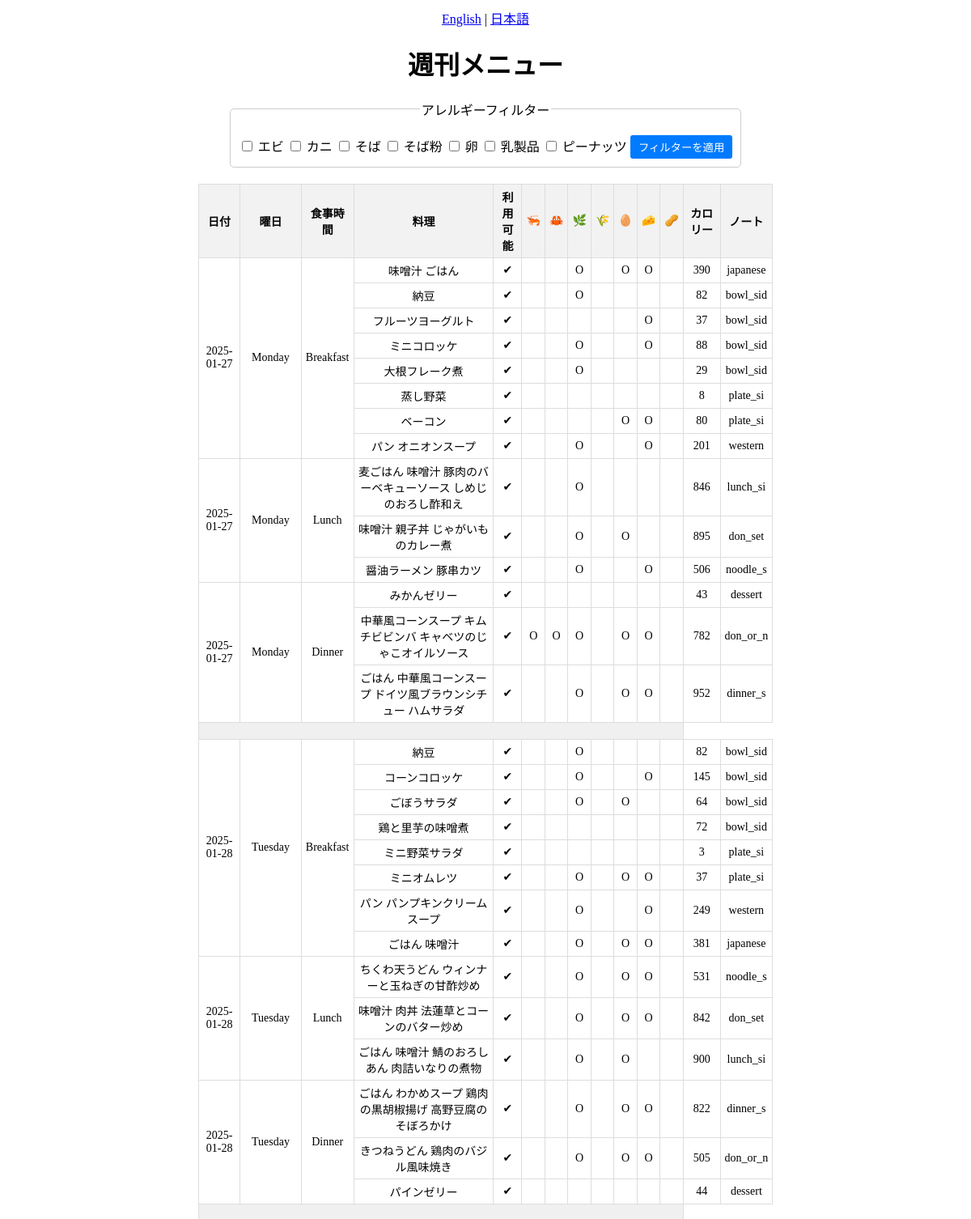
The page /website/menu.php?lang=ja (signed in, upper part) on the database its author committed.
### tables this page shows
CREATE TABLE `weekly_menu` (
  `id` int(11) NOT NULL,
  `date` date DEFAULT NULL,
  `day_of_week` enum('Monday','Tuesday','Wednesday','Thursday','Friday','Saturday','Sunday') NOT NULL,
  `meal_time` enum('breakfast','lunch','dinner') NOT NULL,
  `meal_type` varchar(8) NOT NULL,
  `dish` varchar(255) NOT NULL,
  `calories` int(11) DEFAULT NULL,
  `created_at` timestamp NOT NULL DEFAULT current_timestamp(),
  `updated_at` timestamp NOT NULL DEFAULT current_timestamp() ON UPDATE current_timestamp(),
  `allergen_shrimp` tinyint(1) DEFAULT 0,
  `allergen_crab` tinyint(1) DEFAULT 0,
  `allergen_buckwheat` tinyint(1) DEFAULT 0,
  `allergen_soba` tinyint(1) DEFAULT 0,
  `allergen_egg` tinyint(1) DEFAULT 0,
  `allergen_dairy` tinyint(1) DEFAULT 0,
  `allergen_peanuts` tinyint(1) DEFAULT 0,
  `is_available` tinyint(1) NOT NULL DEFAULT 0
);

### website/menu.php (the view, shortened to what this page needs)
<?php
$filters = isset($_GET['filters']) ? $_GET['filters'] : [];
$conn = new mysqli('localhost', 'root', '', 'student_meals_db');
$whereSQL = '';
$sql = "SELECT
            date,
            day_of_week,
            meal_time,
            dish,
            is_available,
            allergen_shrimp,
            allergen_crab,
            allergen_buckwheat,
            allergen_soba,
            allergen_egg,
            allergen_dairy,
            allergen_peanuts,
            calories,
            meal_type
        FROM weekly_menu
        $whereSQL
        ORDER BY FIELD(day_of_week, 'Monday', 'Tuesday', 'Wednesday', 'Thursday', 'Friday', 'Saturday', 'Sunday'), meal_time";
$result = $conn->query($sql);
$menu = [];
if ($result->num_rows > 0) {
    while ($row = $result->fetch_assoc()) {
        $menu[$row['day_of_week']][$row['meal_time']][] = $row;
    }
} else {
    $menu = [];
}
$lang = $_SESSION['lang'] == 'ja' ? [
    'title' => '週刊メニュー',
    'date' => '日付',
    'day' => '曜日',
    'meal_time' => '食事時間',
    'dish' => '料理',
    'shrimp' => 'エビ',
    'crab' => 'カニ',
    'soba' => 'そば',
    'buckwheat' => 'そば粉',
    'egg' => '卵',
    'dairy' => '乳製品',
    'peanuts' => 'ピーナッツ',
    'calories' => 'カロリー',
    'mealtype' => 'ノート',
    'availability' => '利用可能',
    'back_button' => 'ダッシュボードに戻る',
    'no_data' => 'メニューデータがありません！',
    'filter' => 'アレルギーフィルター',
    'apply_filter' => 'フィルターを適用'
] : [
    'title' => 'Weekly Menu',
    'date' => 'Date',
    'day' => 'Day',
    'meal_time' => 'Meal Time',
    'dish' => 'Dish',
    'shrimp' => 'Shrimp',
    'crab' => 'Crab',
    'soba' => 'Soba',
    'buckwheat' => 'Buckwheat',
    'egg' => 'Egg',
    'dairy' => 'Dairy',
    'peanuts' => 'Peanuts',
    'calories' => 'Calories',
    'mealtype' => 'Meal Type',
    'notes' => 'Notes',
    'availability' => 'Availability',
    'back_button' => 'Back to Dashboard',
    'no_data' => 'No menu data available!',
    'filter' => 'Allergy Filter',
    'apply_filter' => 'Apply Filter'
];
?>
<!DOCTYPE html>
<html>
<head>
</head>
<body>
    <div class="language-toggle">
        <a href="?lang=en">English</a> | <a href="?lang=ja">日本語</a>
    </div>
    <h1 style="text-align: center;"><?php echo $lang['title']; ?></h1>
    <form method="GET" action="">
        <fieldset>
            <legend><?php echo $lang['filter']; ?></legend>
            <label><input type="checkbox" name="filters[]" value="allergen_shrimp" <?php echo in_array('allergen_shrimp', $filters) ? 'checked' : ''; ?>> <?php echo $lang['shrimp']; ?></label>
            <label><input type="checkbox" name="filters[]" value="allergen_crab" <?php echo in_array('allergen_crab', $filters) ? 'checked' : ''; ?>> <?php echo $lang['crab']; ?></label>
            <label><input type="checkbox" name="filters[]" value="allergen_soba" <?php echo in_array('allergen_soba', $filters) ? 'checked' : ''; ?>> <?php echo $lang['soba']; ?></label>
            <label><input type="checkbox" name="filters[]" value="allergen_buckwheat" <?php echo in_array('allergen_buckwheat', $filters) ? 'checked' : ''; ?>> <?php echo $lang['buckwheat']; ?></label>
            <label><input type="checkbox" name="filters[]" value="allergen_egg" <?php echo in_array('allergen_egg', $filters) ? 'checked' : ''; ?>> <?php echo $lang['egg']; ?></label>
            <label><input type="checkbox" name="filters[]" value="allergen_dairy" <?php echo in_array('allergen_dairy', $filters) ? 'checked' : ''; ?>> <?php echo $lang['dairy']; ?></label>
            <label><input type="checkbox" name="filters[]" value="allergen_peanuts" <?php echo in_array('allergen_peanuts', $filters) ? 'checked' : ''; ?>> <?php echo $lang['peanuts']; ?></label>
            <button type="submit"><?php echo $lang['apply_filter']; ?></button>
        </fieldset>
    </form>
    <table>
    <thead>
        <tr>
            <th><?php echo $lang['date']; ?></th>
            <th><?php echo $lang['day']; ?></th>
            <th><?php echo $lang['meal_time']; ?></th>
            <th><?php echo $lang['dish']; ?></th>
            <th><?php echo $lang['availability']; ?></th>
            <th>
                <div class="tooltip">🦐
                </div>
            </th>
            <th>
                <div class="tooltip">🦀
                </div>
            </th>
            <th>
                <div class="tooltip">🌿
                </div>
            </th>
            <th>
                <div class="tooltip">🌾
                </div>
            </th>
            <th>
                <div class="tooltip">🥚
                </div>
            </th>
            <th>
                <div class="tooltip">🧀
                </div>
            </th>
            <th>
                <div class="tooltip">🥜
                </div>
            </th>
            <th><?php echo $lang['calories']; ?></th>
            <th><?php echo $lang['mealtype']; ?></th>
        </tr>
    </thead>
    <tbody>
    <?php if (!empty($menu)): ?>
        <?php foreach ($menu as $day => $meals): ?>
            <?php foreach ($meals as $mealTime => $dishes): ?>
                <?php foreach ($dishes as $index => $dish): ?>
    <?php
    $rowColor = '';
    ?>
    <tr style="<?= $rowColor ? "background-color: $rowColor;" : ''; ?>">
    <?php if ($index === 0): ?>
        <td rowspan="<?= count($dishes); ?>" style="background-color: white;"><?= htmlspecialchars($dish['date']); ?></td>
        <td rowspan="<?= count($dishes); ?>" style="background-color: white;"><?= htmlspecialchars($day); ?></td>
        <td rowspan="<?= count($dishes); ?>" style="background-color: white;"><?= ucfirst(htmlspecialchars($mealTime)); ?></td>
    <?php endif; ?>
    <td><?= htmlspecialchars($dish['dish']); ?></td>
    <td><?= $dish['is_available'] ? '✔' : '✖'; ?></td>
    <td><?= $dish['allergen_shrimp'] ? 'O' : ''; ?></td>
    <td><?= $dish['allergen_crab'] ? 'O' : ''; ?></td>
    <td><?= $dish['allergen_buckwheat'] ? 'O' : ''; ?></td>
    <td><?= $dish['allergen_soba'] ? 'O' : ''; ?></td>
    <td><?= $dish['allergen_egg'] ? 'O' : ''; ?></td>
    <td><?= $dish['allergen_dairy'] ? 'O' : ''; ?></td>
    <td><?= $dish['allergen_peanuts'] ? 'O' : ''; ?></td>
    <td><?= htmlspecialchars($dish['calories'] ?? 'N/A'); ?></td>
    <td><?= htmlspecialchars($dish['meal_type'] ?? 'N/A'); ?></td>
</tr>
<?php endforeach; ?>
                <?php if ($mealTime === 'dinner'): ?>
                    <tr>
                        <td colspan="12" style="background-color: #f0f0f0; height: 10px;"></td>
                    </tr>
                <?php endif; ?>
            <?php endforeach; ?>
        <?php endforeach; ?>
    <?php else: ?>
        <tr>
            <td colspan="12"><?php echo $lang['no_data']; ?></td>
        </tr>
    <?php endif; ?>
    </tbody>
</table>
</body>
</html>

### website/menu.php (style rules this page uses)
table { width: 60%; border-collapse: collapse; margin: 20px auto; }
th, td { border: 1px solid #ddd; padding: 5px; text-align: center; font-size: 14px; }
th { background-color: #f2f2f2; }
.language-toggle { margin: 10px auto; text-align: center; }
form { text-align: center; margin: 20px auto; }
fieldset { display: inline-block; padding: 10px; border: 1px solid #ccc; border-radius: 5px; }
button { margin-top: 10px; padding: 5px 10px; background-color: #007BFF; color: white; border: none; border-radius: 3px; }
.tooltip { position: relative; display: inline-block; cursor: pointer; }

### rows shown on the page
weekly_menu: date "2025-01-27", day "Monday", mealTime "Breakfast", dish "味噌汁 ごはん", allergen_buckwheat "O", allergen_egg "O", allergen_dairy "O", calories "390", meal_type "japanese"
weekly_menu: dish "納豆", allergen_buckwheat "O", calories "82", meal_type "bowl_sid"
weekly_menu: dish "フルーツヨーグルト", allergen_dairy "O", calories "37", meal_type "bowl_sid"
weekly_menu: dish "ミニコロッケ", allergen_buckwheat "O", allergen_dairy "O", calories "88", meal_type "bowl_sid"
weekly_menu: dish "大根フレーク煮", allergen_buckwheat "O", calories "29", meal_type "bowl_sid"
weekly_menu: dish "蒸し野菜", calories "8", meal_type "plate_si"
weekly_menu: dish "ベーコン", allergen_egg "O", allergen_dairy "O", calories "80", meal_type "plate_si"
weekly_menu: dish "パン オニオンスープ", allergen_buckwheat "O", allergen_dairy "O", calories "201", meal_type "western"
weekly_menu: date "2025-01-27", day "Monday", mealTime "Lunch", dish "麦ごはん 味噌汁 豚肉のバーベキューソース しめじのおろし酢和え", allergen_buckwheat "O", calories "846", meal_type "lunch_si"
weekly_menu: dish "味噌汁 親子丼 じゃがいものカレー煮", allergen_buckwheat "O", allergen_egg "O", calories "895", meal_type "don_set"
weekly_menu: dish "醤油ラーメン 豚串カツ", allergen_buckwheat "O", allergen_dairy "O", calories "506", meal_type "noodle_s"
weekly_menu: date "2025-01-27", day "Monday", mealTime "Dinner", dish "みかんゼリー", calories "43", meal_type "dessert"
weekly_menu: dish "中華風コーンスープ キムチビビンバ キャベツのじゃこオイルソース", allergen_shrimp "O", allergen_crab "O", allergen_buckwheat "O", allergen_egg "O", allergen_dairy "O", calories "782", meal_type "don_or_n"
weekly_menu: dish "ごはん 中華風コーンスープ ドイツ風ブラウンシチュー ハムサラダ", allergen_buckwheat "O", allergen_egg "O", allergen_dairy "O", calories "952", meal_type "dinner_s"
weekly_menu: date "2025-01-28", day "Tuesday", mealTime "Breakfast", dish "納豆", allergen_buckwheat "O", calories "82", meal_type "bowl_sid"
weekly_menu: dish "コーンコロッケ", allergen_buckwheat "O", allergen_dairy "O", calories "145", meal_type "bowl_sid"
weekly_menu: dish "ごぼうサラダ", allergen_buckwheat "O", allergen_egg "O", calories "64", meal_type "bowl_sid"
weekly_menu: dish "鶏と里芋の味噌煮", calories "72", meal_type "bowl_sid"
weekly_menu: dish "ミニ野菜サラダ", calories "3", meal_type "plate_si"
weekly_menu: dish "ミニオムレツ", allergen_buckwheat "O", allergen_egg "O", allergen_dairy "O", calories "37", meal_type "plate_si"
weekly_menu: dish "パン パンプキンクリームスープ", allergen_buckwheat "O", allergen_dairy "O", calories "249", meal_type "western"
weekly_menu: dish "ごはん 味噌汁", allergen_buckwheat "O", allergen_egg "O", allergen_dairy "O", calories "381", meal_type "japanese"
weekly_menu: date "2025-01-28", day "Tuesday", mealTime "Lunch", dish "ちくわ天うどん ウィンナーと玉ねぎの甘酢炒め", allergen_buckwheat "O", allergen_egg "O", allergen_dairy "O", calories "531", meal_type "noodle_s"
weekly_menu: dish "味噌汁 肉丼 法蓮草とコーンのバター炒め", allergen_buckwheat "O", allergen_egg "O", allergen_dairy "O", calories "842", meal_type "don_set"
weekly_menu: dish "ごはん 味噌汁 鯖のおろしあん 肉詰いなりの煮物", allergen_buckwheat "O", allergen_egg "O", calories "900", meal_type "lunch_si"
weekly_menu: date "2025-01-28", day "Tuesday", mealTime "Dinner", dish "ごはん わかめスープ 鶏肉の黒胡椒揚げ 高野豆腐のそぼろかけ", allergen_buckwheat "O", allergen_egg "O", allergen_dairy "O", calories "822", meal_type "dinner_s"
weekly_menu: dish "きつねうどん 鶏肉のバジル風味焼き", allergen_buckwheat "O", allergen_egg "O", allergen_dairy "O", calories "505", meal_type "don_or_n"
weekly_menu: dish "パインゼリー", calories "44", meal_type "dessert"

### other values the page prints
$lang['title'] "週刊メニュー"
$lang['filter'] "アレルギーフィルター"
$lang['shrimp'] "エビ"
$lang['crab'] "カニ"
$lang['soba'] "そば"
$lang['buckwheat'] "そば粉"
$lang['egg'] "卵"
$lang['dairy'] "乳製品"
$lang['peanuts'] "ピーナッツ"
$lang['apply_filter'] "フィルターを適用"
$lang['date'] "日付"
$lang['day'] "曜日"
$lang['meal_time'] "食事時間"
$lang['dish'] "料理"
$lang['availability'] "利用可能"
